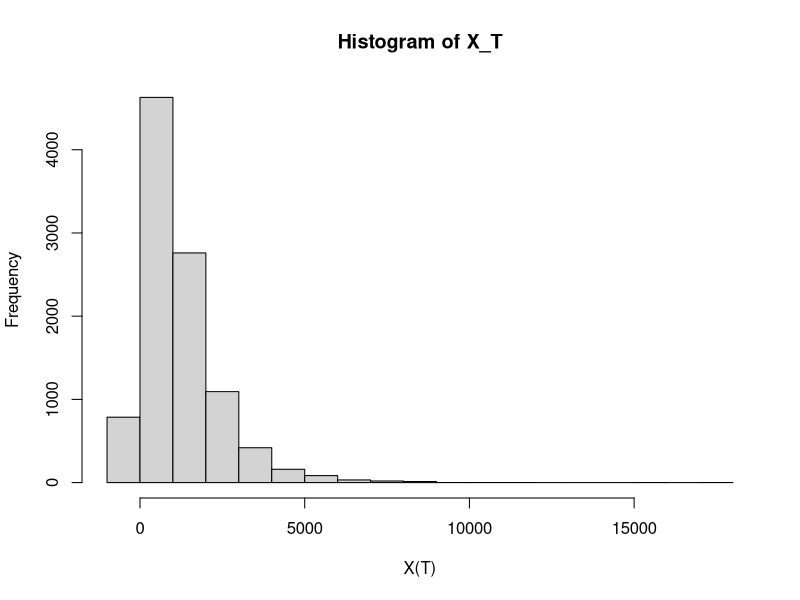

This figure's R source:
# Replicating script ------------------------------------------------------
# Author: Alejandro Jiménez Rico <aljrico@gmail.com>



# Libraries ---------------------------------------------------------------

library(ggplot2)
library(dplyr)


# Parameters --------------------------------------------------------------

alpha <- 0.0343 # Expected return of the risky market
sigma <- 0.1544 # Expected volatility of the risky market
a <- 1 # Factor 'a'
years <- 60 # Total time
A <- 0.5 # Factor 'A'
K <- 668 # Factor 'K'
nsim <- 10000 # Number of simulations
gamma <- -alpha/(A*sigma^2)+1 # Factor 'gamma'
c <- a # Factor 'c'

# Array that defines the actual wealth of the investor at every time step
x <- c()
x[1] <- a # Initial wealth

# Array that contains the inputs and outputs of cash within each investor's account
C <- append(rep(a, round(years/2)),rep(-a, round(years/2)))

# Array that stores the final wealth of each investor
X_T <- c()

# Array that stores the historic 'pi' factor of an investor
pirec <- c()



# Functions ---------------------------------------------------------------

# Computation of 'pi' value
fpi <- function(A, K, X, C, time){
	g <- sum(C[-c(1:time)])
	xpi <- A*(K + X + g)
	return(xpi)
}

# Expected Shortfall
ES <- function(distr, a){
	VaR <- quantile(distr, a)
	ES <- mean(distr[distr<VaR])

	return(ES)
}

# Stock Simulation --------------------------------------------------------
pi <- 0.1


for (j in 1:nsim){
	for (i in 1:years){
		time <- i
		X <- x[i]
		xpi <- fpi(A,K,X,C,time)
		#xpi <- pi*X
		pirec[i] <- xpi/X
		random <- rnorm(1, mean = alpha, sd = sigma)
		x[i+1] <- xpi*(1+random)+ (1-pirec[i])*x[i] + C[i]
	}
	X_T[j] <- x[years+1]
}



# Measurements ------------------------------------------------------------

# Final return of every individual
x_m <- median(X_T)
ret2 <- (1/years)*(-1 + (1 + (8*(x_m))/(c*years))^(1/2))*100

# Pi value of the benchmark
pi_b <- log(1+median(ret2))/alpha

# Histogram simple visualisation
hist(X_T, xlab= "X(T)")

# Output of final results
ES(X_T, 0.05)
ret2
pi_b

